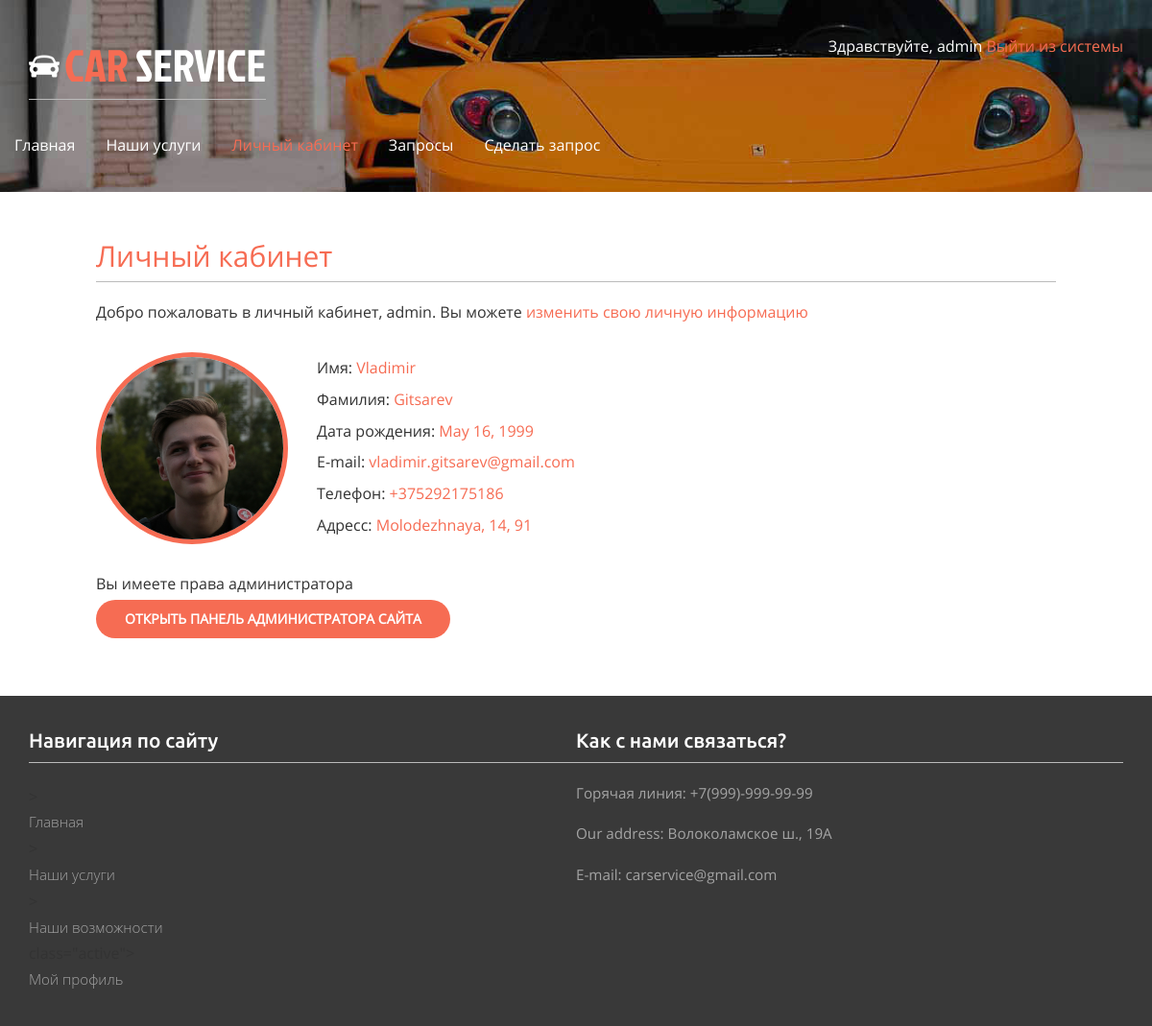
The app's page /account/ (signed in) with its own data.
### account/models.py (models this page shows, shortened)
class Profile(models.Model):
    user = models.OneToOneField(settings.AUTH_USER_MODEL, on_delete=models.CASCADE)
    date_of_birth = models.DateField(blank=True, null=True)
    photo = models.ImageField(upload_to='users/%Y/%m/%d/', blank=True)
    phone = models.CharField(blank=True, max_length=20)
    address = models.CharField(blank=True, max_length=100)

### account/views.py (the view)
# urls.py: path('', views.profile, name='profile'),
@login_required
@csrf_exempt
def profile(request):
    profile = Profile.objects.get(id=request.user.id)
    cars = request.user.car.all()
    if request.method == 'POST':
        car = Car(
            user_id = request.user.id,
            make = request.POST.get('make'),
            model = request.POST.get('model'),
            year = request.POST.get('year'),
            vin = request.POST.get('vin')
            )
        car.save()
        car_json = {'id':car.id, 'make':car.make, 'model':car.model, 'year':car.year, 'vin':car.vin}
        return JsonResponse({'status':'ok', 'car':car_json})
    else:
        car_form = CarForm()
    return render(request,'account/profile.html',{'section': 'profile', 'profile': profile, 'cars':cars, 'car_form':car_form})

### account/templates/account/profile.html (shortened to what this page needs)
{% extends "base.html" %}
{% load static %}
{% block content %}
<h2>Личный кабинет</h2>
<p>Добро пожаловать в личный кабинет, {{ request.user.username }}. Вы можете <a href="{% url "edit" %}">изменить свою личную информацию</a></p>
<div class="container-info">
    <img class="avatar" {% if profile.photo %} src="/media/{{profile.photo}}" {% else %} src="{% static "images/profile.png" %}" {% endif %} alt="">
    <div class="info">
        <p>Имя: <span> {{request.user.first_name}}</span></p>
        <p>Фамилия: <span> {{request.user.last_name}}</span></p>
        <p>Дата рождения: <span> {{profile.date_of_birth}}</span></p>
        <p>E-mail: <span> {{request.user.email}}</span></p>
        <p>Телефон: <span>{{profile.phone}}</span></p>
        <p>Адресс: <span>{{profile.address}}</span></p>
    </div>
</div>
{% if not request.user.is_staff%}
<h3>Мои автомобили:</h3>
<div class="all-cars">
    {% if cars.count > 0 %}
    {% for car in cars %}
    <div class="car" id="car-{{car.id}}">
        <i class="fa fa-car"></i>
        <p>Марка:  <span><br/>{{car.make}}</span></p>
        <p>Модель: <span><br/>{{car.model}}</span></p>
        <p>Возраст: <span><br/>{{car.year}}</span></p>
        <p>VIN: <span><br>{{car.vin}}</span></p>
        <a id="delete-car" class="button" data-id="{{car.id}}" href="#">Удалить</a>
    </div>
    {% endfor %}
</div>
{%else%}
<p>Вы еще не зарегистрировали свои автомобили</p>
{% endif %}
<button id="new-car"><i class="fa fa-car"></i> Еще автомобиль </button>
<h3 id="new-car-header" style="display: none;">Еще авто:</h3>
<form id="car-form" action="/account/" method="POST" enctype="multipart/form-data">
    {{ car_form.as_p }}
    {% csrf_token %}
    <p><input type="submit" value="Save new car"></p>
</form>
{% else %}
<div class="admin-rights">
    <p>Вы имеете права администратора</p>
    <a class="button" href="/admin">Открыть панель администратора сайта</a>
</div>
</div>
{% endif %}
{% endblock %}

### account/templates/base.html (shortened to what this page needs)
{% load static %}
<!DOCTYPE html>
<html>
    <head>
        <link href="{% static "css/bootstrap.css" %}" rel='stylesheet' type='text/css' />
        <link href="{% static "css/style.css" %}" rel='stylesheet' type='text/css' />
        <link href="{% static "css/font-awesome/css/all.css" %}" rel="stylesheet" type='text/css'/>
    </head>
    <body>
        <div class="banner banner2">
            <div class="container">
                <div class="header">
                    <div class="logo">
                        <h1><a href="{% url "main" %}"><img src="{% static "images/car.png" %}" alt=""/>CAR <span>SERVICE</span></a></h1>
                    </div>
                    <div class="top_details">
                        <p>
                            {% if request.user.is_authenticated %}
                             Здравствуйте, {{ request.user.username }}<a href="{% url "logout" %}"> Выйти из системы</a>
                            {% else %}<a href="{% url "login" %}">Войти</a>{% endif %}
                        </p>
                    </div>
                    <div class="clearfix"></div>
                </div>
                <nav class="navbar navbar-default">
                    <div class="collapse navbar-collapse nav-wil" id="bs-example-navbar-collapse-1">
                        <ul class="nav navbar-nav">
                            <li {% if section == "main" %} class="active"{% endif %}><a href="/main/">Главная</a></li>
                            <li {% if section == "services" %} class="active"{% endif %}><a href="{% url "services" %}">Наши услуги</a></li>
                            <li {% if section == "profile" %} class="active"{% endif %}><a href="{% url "profile" %}">Личный кабинет</a></li>
                            <li {% if section == "orders" %} class="active"{% endif %}><a href="/orders/">Запросы</a></li>
                            <li {% if section == "appointment" %} class="active"{% endif %}><a href="/orders/appointment">Сделать запрос</a></li>
                        </ul>
                    </div>
                 </nav>
            </div>
        </div>
        <div id="content">
        {% block content %}{% endblock %}
        <div class="footer2">
            <div class="container">
            <div class="ftr2-grids">
              <div class="col-md-6 ftr2-grid1">
                 <h3>Навигация по сайту</h3>
                 <ul>
                    <li>{% if section == "main" %} class="active"{% endif %}><a href="/main/">Главная</a></li>
                    <li>{% if section == "services" %} class="active"{% endif %}><a href="{% url "services" %}">Наши услуги</a>
                    <li>{% if section == "appointment" %} class="active"{% endif %}><a href="/orders/appointment">Наши возможности</a></li>
                    <li>{% if section == "profile" %} class="active"{% endif %}><a href="{% url "profile" %}">Мой профиль</a></li>
                 </ul>
             </div>
             <div class="col-md-6 ftr6-grid3">
                 <h3>Как с нами связаться?</h3>
                <p>Горячая линия: +7(999)-999-99-99</p>
                <p>Our address: Волоколамское ш., 19A</p>
                <p>E-mail: carservice@gmail.com</p>
             </div>
             <div class="clearfix"></div>
        </div>

### account/static/css/style.css (style rules this page uses)
h4, h5, h6, h1, h2, h3 { border-bottom:1px solid #bbb; padding:0 0 10px 0; margin:20px 0 20px 0; color:#f66c53; }
ul, ol { margin: 0; padding:0; }
p { margin: 5px 0px; font-size: 12pt; }
.navbar-nav { margin: -15px; margin-bottom: 10px; }
html, body { font-family: 'OpenSans-Regular'; font-size: 100%; background: #ffffff; }
.info { margin-left: 3%; display: flex; flex-direction: column; }
.info span, .car span, .order span, .edit-order span, .search span { color:#f66c53; }
.container-info { display: flex; direction: row; margin: 30px 0px; }
img.avatar { border-radius: 100px; width: 200px; height: 200px; display: inline-block; border: 5px solid #f66c53; }
h1 { border-bottom:1px solid #bbb; padding:0 0 10px 0; margin:10px 0 20px 0; color:#f66c53; }
input[type=submit], button, a.button { font-weight:bold; background:#f66c53; color:#fff; padding: 10px 30px; font-size:14px; text-transform:uppercase; border: 0; border-radius: 20px; margin: 0px 0px; }
.admin-rights { margin: 30px 0px; }
#content { padding: 30px 100px ; }
body a { transition:0.5s all; -webkit-transition:0.5s all; -moz-transition:0.5s all; -o-transition:0.5s all; -ms-transition:0.5s all; text-decoration: none; color: #f66c53; }
.banner { background:url(../images/bg3.jpg) no-repeat 0px -120px; background-size:cover; min-height:800px; }
.header { margin-top:2em; }
.logo { float:left; }
.logo h1 a { color:#F66C53; text-decoration:none; font-family:'JockeyOne-Regular'; font-size:1.3em; }
.logo h1 a img { margin-right:5px; vertical-align:initial; }
.logo h1 a span { color:#fff; }
.top_details { float:right; }
.top_details p { color:#fff; margin-bottom:0.5em; }
.navbar-default { background:none; border:none; }
.navbar-default ul li { display:inline-block; }
.navbar-default ul li a { display:block; color:#fff; text-decoration:none; padding:0 2em 0 0; }
ul.navbar-nav li.active a { background:none!important; color:#F66C53!important; }
.navbar-default .navbar-nav > li > a { color:#fff; }
.navbar-collapse { padding:0; }
.navbar { margin:2em 0; }
.footer2 { background:#393939; padding-bottom: 1em; }
.ftr2-grid1 { padding:1em 0; }
.ftr6-grid3 { padding: 1em 0; }
.ftr2-grid1 h3 { color:#fff; font-size:1.3em; font-weight:300; font-family: 'Ubuntu-Medium'; }
.ftr2-grid1 ul { margin:1.5em 0 0em 0; }
.ftr2-grid1 ul li { display:block; }
.ftr2-grid1 ul li a { display:block; padding:5px 0; color:#a4a4a4; font-size:0.95em; font-weight:300; text-decoration:none; font-family: 'Open Sans', sans-serif; }
.ftr6-grid3 h3 { color: #fff; font-size: 1.3em; font-family: 'Ubuntu-Medium'; }
.ftr6-grid3 p { margin-top:1.3em; color:#a4a4a4; font-size:0.95em; line-height:1.5em; }
.banner2 { background: url(../images/bg3.jpg) no-repeat 0px -375px; background-size: cover; min-height: 200px; max-height: 200px; }
.button { font-size: 0.85em; margin-top: 5px; padding: 10px 15px; display: inline-block; background:#F66C53; color: #FFF; outline: 0; }

### records on screen
Profile: photo (picture), date_of_birth "May 16, 1999", phone "+375292175186", address "Molodezhnaya, 14, 91"

### other values on screen
{{ request.user.username }} "admin"
{{ request.user.first_name }} "Vladimir"
{{ request.user.last_name }} "Gitsarev"
{{ request.user.email }} "vladimir.gitsarev@gmail.com"
